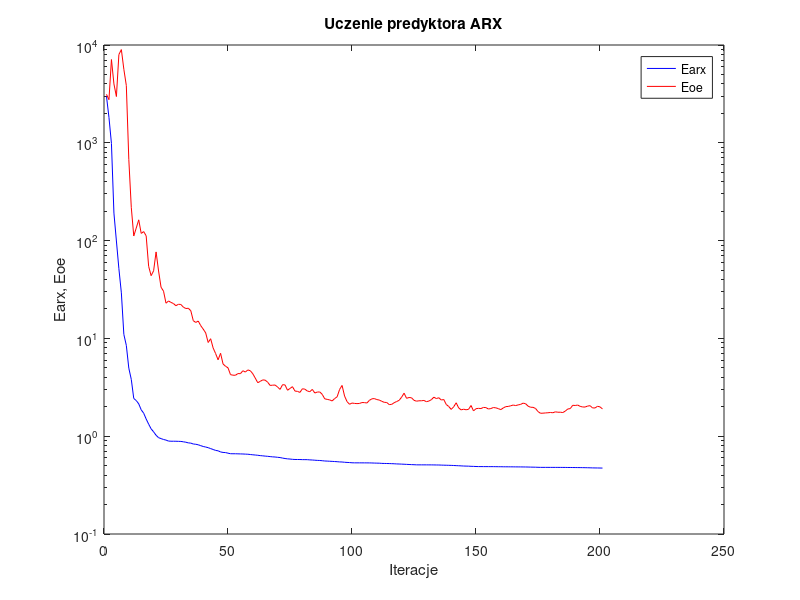
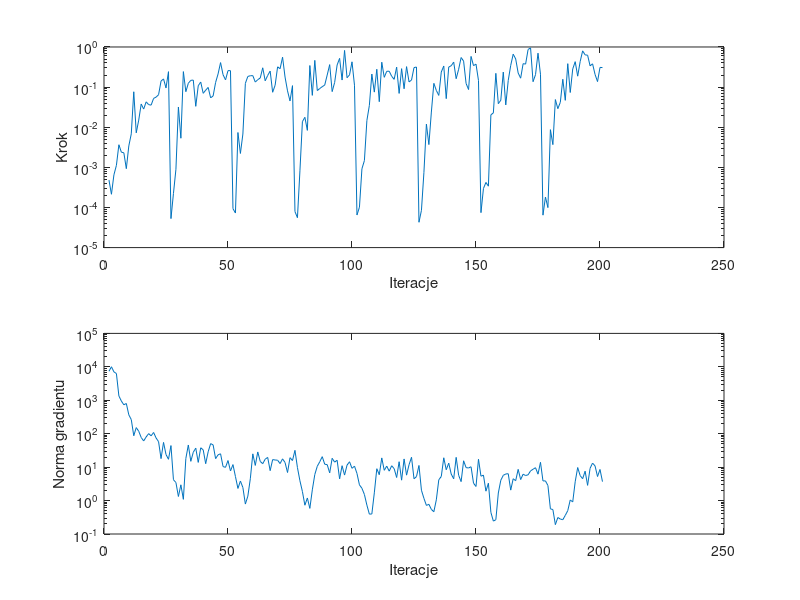

These figures' MATLAB source, in order:
%uczenie predyktora arx
clear all;
n=0; farx(n+1)=2.983276e+003; foe(n+1)=3.126568e+003; wspucz(n+1)=0.000000e+000; ng(n+1)=0.000000e+000;
%odnowa zmiennej metryki
n=1; farx(n+1)=1.817409e+003; foe(n+1)=2.760988e+003; krok(n+1)=4.819384e-004; ng(n+1)=7.362224e+003;
n=2; farx(n+1)=9.834027e+002; foe(n+1)=7.103042e+003; krok(n+1)=2.135248e-004; ng(n+1)=1.004941e+004;
n=3; farx(n+1)=1.911514e+002; foe(n+1)=4.001354e+003; krok(n+1)=6.518159e-004; ng(n+1)=7.067338e+003;
n=4; farx(n+1)=9.911502e+001; foe(n+1)=2.972335e+003; krok(n+1)=1.120408e-003; ng(n+1)=6.309024e+003;
n=5; farx(n+1)=5.162000e+001; foe(n+1)=7.989891e+003; krok(n+1)=3.660956e-003; ng(n+1)=1.346532e+003;
n=6; farx(n+1)=2.923244e+001; foe(n+1)=8.976293e+003; krok(n+1)=2.386470e-003; ng(n+1)=9.479319e+002;
n=7; farx(n+1)=1.099742e+001; foe(n+1)=5.648197e+003; krok(n+1)=2.305594e-003; ng(n+1)=7.313735e+002;
n=8; farx(n+1)=8.481010e+000; foe(n+1)=3.850877e+003; krok(n+1)=9.272824e-004; ng(n+1)=8.013699e+002;
n=9; farx(n+1)=4.965083e+000; foe(n+1)=6.771069e+002; krok(n+1)=3.409550e-003; ng(n+1)=3.670491e+002;
n=10; farx(n+1)=3.810691e+000; foe(n+1)=2.188083e+002; krok(n+1)=6.854056e-003; ng(n+1)=2.645056e+002;
n=11; farx(n+1)=2.430411e+000; foe(n+1)=1.114296e+002; krok(n+1)=7.651884e-002; ng(n+1)=8.678112e+001;
n=12; farx(n+1)=2.315801e+000; foe(n+1)=1.344089e+002; krok(n+1)=7.251821e-003; ng(n+1)=1.523245e+002;
n=13; farx(n+1)=2.142398e+000; foe(n+1)=1.630576e+002; krok(n+1)=1.505130e-002; ng(n+1)=1.183090e+002;
n=14; farx(n+1)=1.861903e+000; foe(n+1)=1.184755e+002; krok(n+1)=3.783561e-002; ng(n+1)=7.693851e+001;
n=15; farx(n+1)=1.718237e+000; foe(n+1)=1.236321e+002; krok(n+1)=2.835564e-002; ng(n+1)=6.061465e+001;
n=16; farx(n+1)=1.500191e+000; foe(n+1)=1.119846e+002; krok(n+1)=4.294671e-002; ng(n+1)=8.003045e+001;
n=17; farx(n+1)=1.328426e+000; foe(n+1)=5.456151e+001; krok(n+1)=3.660091e-002; ng(n+1)=1.005434e+002;
n=18; farx(n+1)=1.189492e+000; foe(n+1)=4.379405e+001; krok(n+1)=3.557944e-002; ng(n+1)=8.645428e+001;
n=19; farx(n+1)=1.108441e+000; foe(n+1)=4.910746e+001; krok(n+1)=5.235740e-002; ng(n+1)=1.087057e+002;
n=20; farx(n+1)=1.022105e+000; foe(n+1)=7.661761e+001; krok(n+1)=5.625683e-002; ng(n+1)=7.457298e+001;
n=21; farx(n+1)=9.659410e-001; foe(n+1)=4.892700e+001; krok(n+1)=6.458581e-002; ng(n+1)=5.776704e+001;
n=22; farx(n+1)=9.452650e-001; foe(n+1)=3.336549e+001; krok(n+1)=1.414327e-001; ng(n+1)=1.797683e+001;
n=23; farx(n+1)=9.255502e-001; foe(n+1)=3.042153e+001; krok(n+1)=1.601162e-001; ng(n+1)=5.491392e+001;
n=24; farx(n+1)=9.125183e-001; foe(n+1)=2.290521e+001; krok(n+1)=9.515193e-002; ng(n+1)=2.388879e+001;
n=25; farx(n+1)=8.918241e-001; foe(n+1)=2.413366e+001; krok(n+1)=2.427388e-001; ng(n+1)=1.716460e+001;
%odnowa zmiennej metryki
n=26; farx(n+1)=8.885215e-001; foe(n+1)=2.334472e+001; krok(n+1)=5.279238e-005; ng(n+1)=4.413040e+001;
n=27; farx(n+1)=8.884014e-001; foe(n+1)=2.272969e+001; krok(n+1)=2.224690e-004; ng(n+1)=4.205098e+000;
n=28; farx(n+1)=8.880234e-001; foe(n+1)=2.159110e+001; krok(n+1)=8.940659e-004; ng(n+1)=3.464630e+000;
n=29; farx(n+1)=8.859094e-001; foe(n+1)=2.233964e+001; krok(n+1)=3.192743e-002; ng(n+1)=1.324255e+000;
n=30; farx(n+1)=8.844573e-001; foe(n+1)=2.221770e+001; krok(n+1)=5.320104e-003; ng(n+1)=2.961097e+000;
n=31; farx(n+1)=8.766455e-001; foe(n+1)=2.087461e+001; krok(n+1)=2.433969e-001; ng(n+1)=1.088372e+000;
n=32; farx(n+1)=8.680028e-001; foe(n+1)=2.021028e+001; krok(n+1)=7.689657e-002; ng(n+1)=1.814096e+001;
n=33; farx(n+1)=8.546822e-001; foe(n+1)=2.032931e+001; krok(n+1)=1.247419e-001; ng(n+1)=4.597008e+001;
n=34; farx(n+1)=8.497014e-001; foe(n+1)=1.918852e+001; krok(n+1)=1.473741e-001; ng(n+1)=1.491489e+001;
n=35; farx(n+1)=8.325160e-001; foe(n+1)=1.517195e+001; krok(n+1)=1.497077e-001; ng(n+1)=2.794187e+001;
n=36; farx(n+1)=8.270547e-001; foe(n+1)=1.456524e+001; krok(n+1)=3.320390e-002; ng(n+1)=3.695859e+001;
n=37; farx(n+1)=8.171664e-001; foe(n+1)=1.505393e+001; krok(n+1)=1.081188e-001; ng(n+1)=1.385853e+001;
n=38; farx(n+1)=8.005312e-001; foe(n+1)=1.350971e+001; krok(n+1)=1.338416e-001; ng(n+1)=3.789128e+001;
n=39; farx(n+1)=7.850110e-001; foe(n+1)=1.245056e+001; krok(n+1)=7.000904e-002; ng(n+1)=3.280971e+001;
n=40; farx(n+1)=7.749262e-001; foe(n+1)=1.138450e+001; krok(n+1)=8.388517e-002; ng(n+1)=1.267498e+001;
n=41; farx(n+1)=7.634792e-001; foe(n+1)=9.081117e+000; krok(n+1)=9.809225e-002; ng(n+1)=2.883159e+001;
n=42; farx(n+1)=7.469345e-001; foe(n+1)=9.925022e+000; krok(n+1)=5.401650e-002; ng(n+1)=5.052015e+001;
n=43; farx(n+1)=7.317566e-001; foe(n+1)=7.993847e+000; krok(n+1)=6.024636e-002; ng(n+1)=4.621163e+001;
n=44; farx(n+1)=7.155945e-001; foe(n+1)=7.000221e+000; krok(n+1)=1.306634e-001; ng(n+1)=1.796427e+001;
n=45; farx(n+1)=7.092270e-001; foe(n+1)=6.043524e+000; krok(n+1)=2.134155e-001; ng(n+1)=2.334236e+001;
n=46; farx(n+1)=6.904767e-001; foe(n+1)=7.042801e+000; krok(n+1)=4.083285e-001; ng(n+1)=2.506919e+001;
n=47; farx(n+1)=6.824562e-001; foe(n+1)=5.481033e+000; krok(n+1)=2.039901e-001; ng(n+1)=1.040733e+001;
n=48; farx(n+1)=6.802382e-001; foe(n+1)=5.189183e+000; krok(n+1)=1.513424e-001; ng(n+1)=9.859008e+000;
n=49; farx(n+1)=6.705745e-001; foe(n+1)=5.005202e+000; krok(n+1)=2.577175e-001; ng(n+1)=1.574884e+001;
n=50; farx(n+1)=6.621681e-001; foe(n+1)=4.261465e+000; krok(n+1)=2.569287e-001; ng(n+1)=7.683940e+000;
%odnowa zmiennej metryki
n=51; farx(n+1)=6.615598e-001; foe(n+1)=4.205352e+000; krok(n+1)=9.345155e-005; ng(n+1)=1.191213e+001;
n=52; farx(n+1)=6.615022e-001; foe(n+1)=4.198756e+000; krok(n+1)=7.271253e-005; ng(n+1)=5.234182e+000;
n=53; farx(n+1)=6.602233e-001; foe(n+1)=4.369124e+000; krok(n+1)=7.385876e-003; ng(n+1)=2.304756e+000;
n=54; farx(n+1)=6.591052e-001; foe(n+1)=4.359899e+000; krok(n+1)=2.220021e-003; ng(n+1)=3.840798e+000;
n=55; farx(n+1)=6.579415e-001; foe(n+1)=4.671693e+000; krok(n+1)=6.776891e-003; ng(n+1)=2.458107e+000;
n=56; farx(n+1)=6.557907e-001; foe(n+1)=4.527824e+000; krok(n+1)=1.242132e-001; ng(n+1)=7.862663e-001;
n=57; farx(n+1)=6.541866e-001; foe(n+1)=4.759788e+000; krok(n+1)=1.845727e-001; ng(n+1)=1.355594e+000;
n=58; farx(n+1)=6.496348e-001; foe(n+1)=4.669159e+000; krok(n+1)=1.919924e-001; ng(n+1)=4.499899e+000;
n=59; farx(n+1)=6.456367e-001; foe(n+1)=4.350259e+000; krok(n+1)=1.933624e-001; ng(n+1)=2.496578e+001;
n=60; farx(n+1)=6.420913e-001; foe(n+1)=3.923938e+000; krok(n+1)=1.335492e-001; ng(n+1)=1.125053e+001;
n=61; farx(n+1)=6.382437e-001; foe(n+1)=3.521925e+000; krok(n+1)=1.532184e-001; ng(n+1)=2.848358e+001;
n=62; farx(n+1)=6.332138e-001; foe(n+1)=3.638130e+000; krok(n+1)=1.686145e-001; ng(n+1)=1.479979e+001;
n=63; farx(n+1)=6.299141e-001; foe(n+1)=3.765435e+000; krok(n+1)=3.029139e-001; ng(n+1)=1.268565e+001;
n=64; farx(n+1)=6.258248e-001; foe(n+1)=3.742548e+000; krok(n+1)=1.434696e-001; ng(n+1)=1.729684e+001;
n=65; farx(n+1)=6.227857e-001; foe(n+1)=3.562027e+000; krok(n+1)=1.951976e-001; ng(n+1)=1.953323e+001;
n=66; farx(n+1)=6.186889e-001; foe(n+1)=3.302714e+000; krok(n+1)=2.507999e-001; ng(n+1)=7.850749e+000;
n=67; farx(n+1)=6.148642e-001; foe(n+1)=3.325013e+000; krok(n+1)=7.437068e-002; ng(n+1)=1.679247e+001;
n=68; farx(n+1)=6.127511e-001; foe(n+1)=3.335516e+000; krok(n+1)=1.112197e-001; ng(n+1)=1.635386e+001;
n=69; farx(n+1)=6.084737e-001; foe(n+1)=3.182059e+000; krok(n+1)=3.200292e-001; ng(n+1)=1.610351e+001;
n=70; farx(n+1)=6.048977e-001; foe(n+1)=3.009736e+000; krok(n+1)=2.869393e-001; ng(n+1)=1.276696e+001;
n=71; farx(n+1)=5.974575e-001; foe(n+1)=3.364702e+000; krok(n+1)=5.563246e-001; ng(n+1)=1.769468e+001;
n=72; farx(n+1)=5.912925e-001; foe(n+1)=3.342538e+000; krok(n+1)=1.778431e-001; ng(n+1)=1.376200e+001;
n=73; farx(n+1)=5.866820e-001; foe(n+1)=2.949574e+000; krok(n+1)=8.061847e-002; ng(n+1)=6.906444e+000;
n=74; farx(n+1)=5.840745e-001; foe(n+1)=3.077995e+000; krok(n+1)=4.517978e-002; ng(n+1)=1.920765e+001;
n=75; farx(n+1)=5.801190e-001; foe(n+1)=3.209914e+000; krok(n+1)=1.088038e-001; ng(n+1)=1.575864e+001;
%odnowa zmiennej metryki
n=76; farx(n+1)=5.780555e-001; foe(n+1)=2.895136e+000; krok(n+1)=7.907676e-005; ng(n+1)=3.179017e+001;
n=77; farx(n+1)=5.778844e-001; foe(n+1)=2.873197e+000; krok(n+1)=5.560902e-005; ng(n+1)=9.697409e+000;
n=78; farx(n+1)=5.775413e-001; foe(n+1)=2.803902e+000; krok(n+1)=8.178849e-004; ng(n+1)=3.914115e+000;
n=79; farx(n+1)=5.761629e-001; foe(n+1)=3.056331e+000; krok(n+1)=1.376894e-002; ng(n+1)=1.867125e+000;
n=80; farx(n+1)=5.758770e-001; foe(n+1)=3.025517e+000; krok(n+1)=1.767909e-002; ng(n+1)=7.255961e-001;
n=81; farx(n+1)=5.755357e-001; foe(n+1)=2.896692e+000; krok(n+1)=8.349282e-003; ng(n+1)=1.195745e+000;
n=82; farx(n+1)=5.725667e-001; foe(n+1)=2.852895e+000; krok(n+1)=3.450079e-001; ng(n+1)=5.840601e-001;
n=83; farx(n+1)=5.709574e-001; foe(n+1)=3.010472e+000; krok(n+1)=6.225707e-002; ng(n+1)=2.095001e+000;
n=84; farx(n+1)=5.682031e-001; foe(n+1)=2.765210e+000; krok(n+1)=4.641165e-001; ng(n+1)=6.018953e+000;
n=85; farx(n+1)=5.659129e-001; foe(n+1)=2.827299e+000; krok(n+1)=8.191626e-002; ng(n+1)=1.062636e+001;
n=86; farx(n+1)=5.646286e-001; foe(n+1)=2.835459e+000; krok(n+1)=9.228634e-002; ng(n+1)=1.448109e+001;
n=87; farx(n+1)=5.616791e-001; foe(n+1)=2.678322e+000; krok(n+1)=1.024472e-001; ng(n+1)=2.056927e+001;
n=88; farx(n+1)=5.579339e-001; foe(n+1)=2.411238e+000; krok(n+1)=1.125137e-001; ng(n+1)=1.221277e+001;
n=89; farx(n+1)=5.565757e-001; foe(n+1)=2.379780e+000; krok(n+1)=2.001704e-001; ng(n+1)=1.187096e+001;
n=90; farx(n+1)=5.545636e-001; foe(n+1)=2.350861e+000; krok(n+1)=3.635836e-001; ng(n+1)=6.736299e+000;
n=91; farx(n+1)=5.527760e-001; foe(n+1)=2.292721e+000; krok(n+1)=7.727538e-002; ng(n+1)=1.839712e+001;
n=92; farx(n+1)=5.507139e-001; foe(n+1)=2.425526e+000; krok(n+1)=1.306634e-001; ng(n+1)=1.411319e+001;
n=93; farx(n+1)=5.488290e-001; foe(n+1)=2.527586e+000; krok(n+1)=3.556863e-001; ng(n+1)=1.606809e+001;
n=94; farx(n+1)=5.458072e-001; foe(n+1)=3.008816e+000; krok(n+1)=5.203615e-001; ng(n+1)=4.467979e+000;
n=95; farx(n+1)=5.448507e-001; foe(n+1)=3.303083e+000; krok(n+1)=1.498842e-001; ng(n+1)=1.103183e+001;
n=96; farx(n+1)=5.414275e-001; foe(n+1)=2.574663e+000; krok(n+1)=8.209742e-001; ng(n+1)=5.786903e+000;
n=97; farx(n+1)=5.392590e-001; foe(n+1)=2.256422e+000; krok(n+1)=1.713887e-001; ng(n+1)=1.147961e+001;
n=98; farx(n+1)=5.377036e-001; foe(n+1)=2.120795e+000; krok(n+1)=2.016994e-001; ng(n+1)=1.448874e+001;
n=99; farx(n+1)=5.348757e-001; foe(n+1)=2.183671e+000; krok(n+1)=4.268310e-001; ng(n+1)=9.211985e+000;
n=100; farx(n+1)=5.341724e-001; foe(n+1)=2.164402e+000; krok(n+1)=1.115306e-001; ng(n+1)=1.071352e+001;
%odnowa zmiennej metryki
n=101; farx(n+1)=5.340904e-001; foe(n+1)=2.154048e+000; krok(n+1)=6.485137e-005; ng(n+1)=6.484190e+000;
n=102; farx(n+1)=5.340623e-001; foe(n+1)=2.161124e+000; krok(n+1)=1.015140e-004; ng(n+1)=2.951982e+000;
n=103; farx(n+1)=5.339057e-001; foe(n+1)=2.208070e+000; krok(n+1)=9.208067e-004; ng(n+1)=2.332142e+000;
n=104; farx(n+1)=5.338085e-001; foe(n+1)=2.206210e+000; krok(n+1)=1.476722e-003; ng(n+1)=1.521252e+000;
n=105; farx(n+1)=5.335632e-001; foe(n+1)=2.184089e+000; krok(n+1)=1.468412e-002; ng(n+1)=7.301734e-001;
n=106; farx(n+1)=5.333885e-001; foe(n+1)=2.324451e+000; krok(n+1)=3.497807e-002; ng(n+1)=3.927732e-001;
n=107; farx(n+1)=5.324777e-001; foe(n+1)=2.410760e+000; krok(n+1)=2.114442e-001; ng(n+1)=3.974343e-001;
n=108; farx(n+1)=5.313377e-001; foe(n+1)=2.425775e+000; krok(n+1)=7.502825e-002; ng(n+1)=1.703293e+000;
n=109; farx(n+1)=5.303882e-001; foe(n+1)=2.369036e+000; krok(n+1)=2.785378e-001; ng(n+1)=8.968010e+000;
n=110; farx(n+1)=5.298121e-001; foe(n+1)=2.342520e+000; krok(n+1)=4.331299e-002; ng(n+1)=5.935915e+000;
n=111; farx(n+1)=5.272709e-001; foe(n+1)=2.274669e+000; krok(n+1)=4.171904e-001; ng(n+1)=1.888224e+001;
n=112; farx(n+1)=5.265143e-001; foe(n+1)=2.220683e+000; krok(n+1)=1.752988e-001; ng(n+1)=8.039016e+000;
n=113; farx(n+1)=5.258224e-001; foe(n+1)=2.211575e+000; krok(n+1)=2.475890e-001; ng(n+1)=1.072224e+001;
n=114; farx(n+1)=5.251095e-001; foe(n+1)=2.105010e+000; krok(n+1)=2.490283e-001; ng(n+1)=7.584913e+000;
n=115; farx(n+1)=5.238717e-001; foe(n+1)=2.115490e+000; krok(n+1)=1.862092e-001; ng(n+1)=1.099633e+001;
n=116; farx(n+1)=5.226941e-001; foe(n+1)=2.200999e+000; krok(n+1)=1.561662e-001; ng(n+1)=9.026147e+000;
n=117; farx(n+1)=5.206473e-001; foe(n+1)=2.262698e+000; krok(n+1)=3.145758e-001; ng(n+1)=4.895672e+000;
n=118; farx(n+1)=5.197742e-001; foe(n+1)=2.326235e+000; krok(n+1)=6.963444e-002; ng(n+1)=1.452144e+001;
n=119; farx(n+1)=5.182311e-001; foe(n+1)=2.505281e+000; krok(n+1)=2.883317e-001; ng(n+1)=4.075299e+000;
n=120; farx(n+1)=5.169035e-001; foe(n+1)=2.753762e+000; krok(n+1)=9.091272e-002; ng(n+1)=1.758706e+001;
n=121; farx(n+1)=5.151338e-001; foe(n+1)=2.439962e+000; krok(n+1)=3.238984e-001; ng(n+1)=5.757896e+000;
n=122; farx(n+1)=5.138035e-001; foe(n+1)=2.487318e+000; krok(n+1)=1.347359e-001; ng(n+1)=1.181601e+001;
n=123; farx(n+1)=5.122147e-001; foe(n+1)=2.471492e+000; krok(n+1)=1.501755e-001; ng(n+1)=1.973038e+001;
n=124; farx(n+1)=5.111655e-001; foe(n+1)=2.327596e+000; krok(n+1)=3.061194e-001; ng(n+1)=4.488330e+000;
n=125; farx(n+1)=5.095597e-001; foe(n+1)=2.280961e+000; krok(n+1)=3.169310e-001; ng(n+1)=5.217084e+000;
%odnowa zmiennej metryki
n=126; farx(n+1)=5.093965e-001; foe(n+1)=2.302319e+000; krok(n+1)=4.279756e-005; ng(n+1)=1.121799e+001;
n=127; farx(n+1)=5.093793e-001; foe(n+1)=2.303729e+000; krok(n+1)=8.489916e-005; ng(n+1)=2.037445e+000;
n=128; farx(n+1)=5.093541e-001; foe(n+1)=2.321116e+000; krok(n+1)=7.496833e-004; ng(n+1)=1.164830e+000;
n=129; farx(n+1)=5.091982e-001; foe(n+1)=2.253441e+000; krok(n+1)=1.195410e-002; ng(n+1)=7.163115e-001;
n=130; farx(n+1)=5.091324e-001; foe(n+1)=2.287957e+000; krok(n+1)=3.692938e-003; ng(n+1)=7.729927e-001;
n=131; farx(n+1)=5.089619e-001; foe(n+1)=2.361978e+000; krok(n+1)=2.392360e-002; ng(n+1)=5.444515e-001;
n=132; farx(n+1)=5.085792e-001; foe(n+1)=2.506157e+000; krok(n+1)=1.241631e-001; ng(n+1)=4.630473e-001;
n=133; farx(n+1)=5.078951e-001; foe(n+1)=2.425842e+000; krok(n+1)=8.268560e-002; ng(n+1)=1.052447e+000;
n=134; farx(n+1)=5.076951e-001; foe(n+1)=2.474648e+000; krok(n+1)=6.206136e-002; ng(n+1)=4.202412e+000;
n=135; farx(n+1)=5.064327e-001; foe(n+1)=2.343505e+000; krok(n+1)=2.372633e-001; ng(n+1)=5.245274e+000;
n=136; farx(n+1)=5.054545e-001; foe(n+1)=2.373568e+000; krok(n+1)=3.355407e-001; ng(n+1)=1.904925e+001;
n=137; farx(n+1)=5.047738e-001; foe(n+1)=2.110489e+000; krok(n+1)=5.160128e-002; ng(n+1)=8.359318e+000;
n=138; farx(n+1)=5.039713e-001; foe(n+1)=2.014296e+000; krok(n+1)=3.164556e-001; ng(n+1)=1.316977e+001;
n=139; farx(n+1)=5.030132e-001; foe(n+1)=1.878575e+000; krok(n+1)=3.404866e-001; ng(n+1)=6.223363e+000;
n=140; farx(n+1)=5.017371e-001; foe(n+1)=1.997600e+000; krok(n+1)=4.195659e-001; ng(n+1)=4.477253e+000;
n=141; farx(n+1)=5.002168e-001; foe(n+1)=2.196842e+000; krok(n+1)=1.620110e-001; ng(n+1)=1.959709e+001;
n=142; farx(n+1)=4.988780e-001; foe(n+1)=1.947924e+000; krok(n+1)=2.785378e-001; ng(n+1)=5.689458e+000;
n=143; farx(n+1)=4.973461e-001; foe(n+1)=1.857848e+000; krok(n+1)=5.461275e-001; ng(n+1)=3.688954e+000;
n=144; farx(n+1)=4.955721e-001; foe(n+1)=1.888977e+000; krok(n+1)=4.446475e-001; ng(n+1)=1.548414e+001;
n=145; farx(n+1)=4.946151e-001; foe(n+1)=1.862923e+000; krok(n+1)=1.234601e-001; ng(n+1)=9.668788e+000;
n=146; farx(n+1)=4.939713e-001; foe(n+1)=1.882622e+000; krok(n+1)=8.693674e-002; ng(n+1)=9.436731e+000;
n=147; farx(n+1)=4.921223e-001; foe(n+1)=2.060544e+000; krok(n+1)=5.821767e-001; ng(n+1)=1.026694e+001;
n=148; farx(n+1)=4.912663e-001; foe(n+1)=1.813673e+000; krok(n+1)=3.428611e-001; ng(n+1)=3.311267e+000;
n=149; farx(n+1)=4.900208e-001; foe(n+1)=1.910836e+000; krok(n+1)=3.739988e-001; ng(n+1)=2.639438e+000;
n=150; farx(n+1)=4.891642e-001; foe(n+1)=1.926719e+000; krok(n+1)=1.463429e-001; ng(n+1)=1.720134e+001;
%odnowa zmiennej metryki
n=151; farx(n+1)=4.890909e-001; foe(n+1)=1.916772e+000; krok(n+1)=7.432247e-005; ng(n+1)=5.355037e+000;
n=152; farx(n+1)=4.888029e-001; foe(n+1)=1.969321e+000; krok(n+1)=2.967298e-004; ng(n+1)=5.762742e+000;
n=153; farx(n+1)=4.887561e-001; foe(n+1)=1.960874e+000; krok(n+1)=4.209206e-004; ng(n+1)=1.909363e+000;
n=154; farx(n+1)=4.886233e-001; foe(n+1)=1.897170e+000; krok(n+1)=3.395966e-004; ng(n+1)=3.305305e+000;
n=155; farx(n+1)=4.884859e-001; foe(n+1)=1.918119e+000; krok(n+1)=2.038266e-002; ng(n+1)=4.431544e-001;
n=156; farx(n+1)=4.884472e-001; foe(n+1)=1.964279e+000; krok(n+1)=2.272818e-002; ng(n+1)=2.431885e-001;
n=157; farx(n+1)=4.880158e-001; foe(n+1)=1.950044e+000; krok(n+1)=2.203031e-001; ng(n+1)=2.676879e-001;
n=158; farx(n+1)=4.875979e-001; foe(n+1)=1.914018e+000; krok(n+1)=3.864513e-002; ng(n+1)=1.684380e+000;
n=159; farx(n+1)=4.874473e-001; foe(n+1)=1.869788e+000; krok(n+1)=4.715694e-002; ng(n+1)=4.053524e+000;
n=160; farx(n+1)=4.867977e-001; foe(n+1)=1.945349e+000; krok(n+1)=2.367301e-001; ng(n+1)=5.689000e+000;
n=161; farx(n+1)=4.866676e-001; foe(n+1)=2.006499e+000; krok(n+1)=3.598781e-002; ng(n+1)=6.244500e+000;
n=162; farx(n+1)=4.864979e-001; foe(n+1)=2.014821e+000; krok(n+1)=1.467726e-001; ng(n+1)=6.348996e+000;
n=163; farx(n+1)=4.862912e-001; foe(n+1)=2.046954e+000; krok(n+1)=3.485301e-001; ng(n+1)=2.053125e+000;
n=164; farx(n+1)=4.860341e-001; foe(n+1)=2.082941e+000; krok(n+1)=6.622313e-001; ng(n+1)=4.499229e+000;
n=165; farx(n+1)=4.856946e-001; foe(n+1)=2.056800e+000; krok(n+1)=5.039997e-001; ng(n+1)=3.931654e+000;
n=166; farx(n+1)=4.854466e-001; foe(n+1)=2.089606e+000; krok(n+1)=2.249366e-001; ng(n+1)=8.580393e+000;
n=167; farx(n+1)=4.853127e-001; foe(n+1)=2.114835e+000; krok(n+1)=1.668612e-001; ng(n+1)=4.248623e+000;
n=168; farx(n+1)=4.848288e-001; foe(n+1)=2.178678e+000; krok(n+1)=3.839848e-001; ng(n+1)=6.146867e+000;
n=169; farx(n+1)=4.845551e-001; foe(n+1)=2.148223e+000; krok(n+1)=3.745525e-001; ng(n+1)=5.614801e+000;
n=170; farx(n+1)=4.838992e-001; foe(n+1)=2.028026e+000; krok(n+1)=8.649503e-001; ng(n+1)=5.889580e+000;
n=171; farx(n+1)=4.830625e-001; foe(n+1)=1.977250e+000; krok(n+1)=9.495372e-001; ng(n+1)=7.727669e+000;
n=172; farx(n+1)=4.825150e-001; foe(n+1)=1.973335e+000; krok(n+1)=1.363489e-001; ng(n+1)=8.633432e+000;
n=173; farx(n+1)=4.819761e-001; foe(n+1)=1.922163e+000; krok(n+1)=2.044970e-001; ng(n+1)=9.607966e+000;
n=174; farx(n+1)=4.809079e-001; foe(n+1)=1.786262e+000; krok(n+1)=7.011953e-001; ng(n+1)=6.164392e+000;
n=175; farx(n+1)=4.801593e-001; foe(n+1)=1.715369e+000; krok(n+1)=2.093785e-001; ng(n+1)=1.394052e+001;
%odnowa zmiennej metryki
n=176; farx(n+1)=4.801241e-001; foe(n+1)=1.720116e+000; krok(n+1)=6.435256e-005; ng(n+1)=3.871032e+000;
n=177; farx(n+1)=4.800461e-001; foe(n+1)=1.729556e+000; krok(n+1)=1.821668e-004; ng(n+1)=3.877952e+000;
n=178; farx(n+1)=4.800204e-001; foe(n+1)=1.736706e+000; krok(n+1)=9.921626e-005; ng(n+1)=2.820818e+000;
n=179; farx(n+1)=4.799403e-001; foe(n+1)=1.747963e+000; krok(n+1)=8.704305e-003; ng(n+1)=5.651858e-001;
n=180; farx(n+1)=4.799076e-001; foe(n+1)=1.736930e+000; krok(n+1)=3.683227e-003; ng(n+1)=5.384736e-001;
n=181; farx(n+1)=4.798578e-001; foe(n+1)=1.775004e+000; krok(n+1)=4.895097e-002; ng(n+1)=1.904448e-001;
n=182; farx(n+1)=4.797708e-001; foe(n+1)=1.757846e+000; krok(n+1)=2.900728e-002; ng(n+1)=3.116775e-001;
n=183; farx(n+1)=4.796836e-001; foe(n+1)=1.759045e+000; krok(n+1)=4.175576e-002; ng(n+1)=2.798443e-001;
n=184; farx(n+1)=4.794967e-001; foe(n+1)=1.745304e+000; krok(n+1)=1.569333e-001; ng(n+1)=2.675860e-001;
n=185; farx(n+1)=4.793730e-001; foe(n+1)=1.805371e+000; krok(n+1)=4.681906e-002; ng(n+1)=3.609623e-001;
n=186; farx(n+1)=4.788341e-001; foe(n+1)=1.897588e+000; krok(n+1)=3.838379e-001; ng(n+1)=4.998469e-001;
n=187; farx(n+1)=4.787938e-001; foe(n+1)=1.915246e+000; krok(n+1)=7.340057e-002; ng(n+1)=1.041851e+000;
n=188; farx(n+1)=4.783647e-001; foe(n+1)=2.070754e+000; krok(n+1)=2.828655e-001; ng(n+1)=9.117452e-001;
n=189; farx(n+1)=4.780682e-001; foe(n+1)=2.060668e+000; krok(n+1)=4.310227e-001; ng(n+1)=3.665588e+000;
n=190; farx(n+1)=4.777988e-001; foe(n+1)=2.082226e+000; krok(n+1)=1.872762e-001; ng(n+1)=9.731966e+000;
n=191; farx(n+1)=4.774933e-001; foe(n+1)=2.019295e+000; krok(n+1)=4.329486e-001; ng(n+1)=5.584799e+000;
n=192; farx(n+1)=4.770775e-001; foe(n+1)=1.990353e+000; krok(n+1)=8.006244e-001; ng(n+1)=4.511697e+000;
n=193; farx(n+1)=4.765143e-001; foe(n+1)=1.986982e+000; krok(n+1)=6.371584e-001; ng(n+1)=7.567128e+000;
n=194; farx(n+1)=4.759968e-001; foe(n+1)=2.033043e+000; krok(n+1)=6.236064e-001; ng(n+1)=2.849656e+000;
n=195; farx(n+1)=4.751984e-001; foe(n+1)=2.051123e+000; krok(n+1)=3.390079e-001; ng(n+1)=9.216956e+000;
n=196; farx(n+1)=4.742537e-001; foe(n+1)=1.946059e+000; krok(n+1)=3.806077e-001; ng(n+1)=1.319879e+001;
n=197; farx(n+1)=4.737483e-001; foe(n+1)=1.944181e+000; krok(n+1)=2.073757e-001; ng(n+1)=1.088541e+001;
n=198; farx(n+1)=4.733766e-001; foe(n+1)=2.022349e+000; krok(n+1)=1.372911e-001; ng(n+1)=5.236455e+000;
n=199; farx(n+1)=4.728385e-001; foe(n+1)=1.994706e+000; krok(n+1)=3.098659e-001; ng(n+1)=8.525415e+000;
n=200; farx(n+1)=4.721859e-001; foe(n+1)=1.899045e+000; krok(n+1)=3.066215e-001; ng(n+1)=3.683137e+000;

figure; semilogy(farx,'b'); hold on; semilogy(foe,'r'); xlabel('Iteracje'); ylabel('Earx, Eoe'); legend('Earx','Eoe'); title('Uczenie predyktora ARX');
figure; subplot(2,1,1); semilogy(krok); xlabel('Iteracje'); ylabel('Krok');
subplot(2,1,2); semilogy(ng); xlabel('Iteracje'); ylabel('Norma gradientu');
Earx=farx(n+1)
Eoe=foe(n+1)
